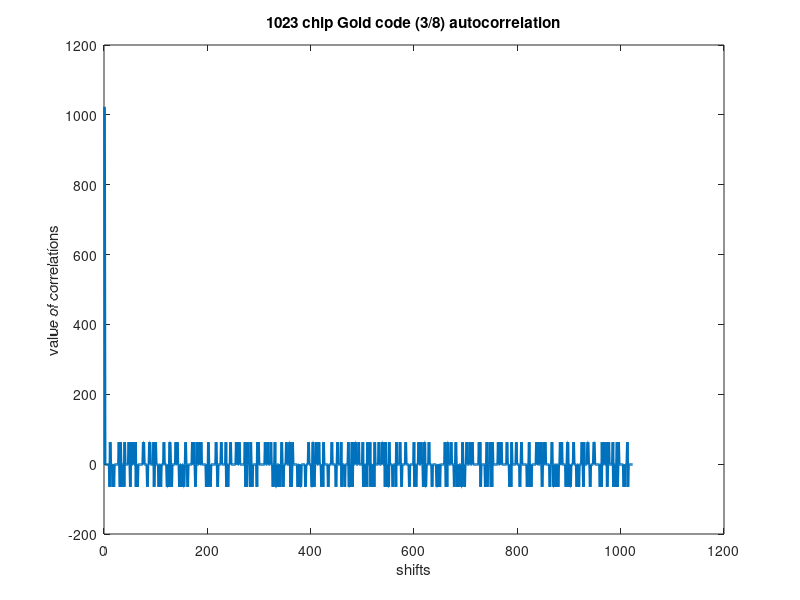
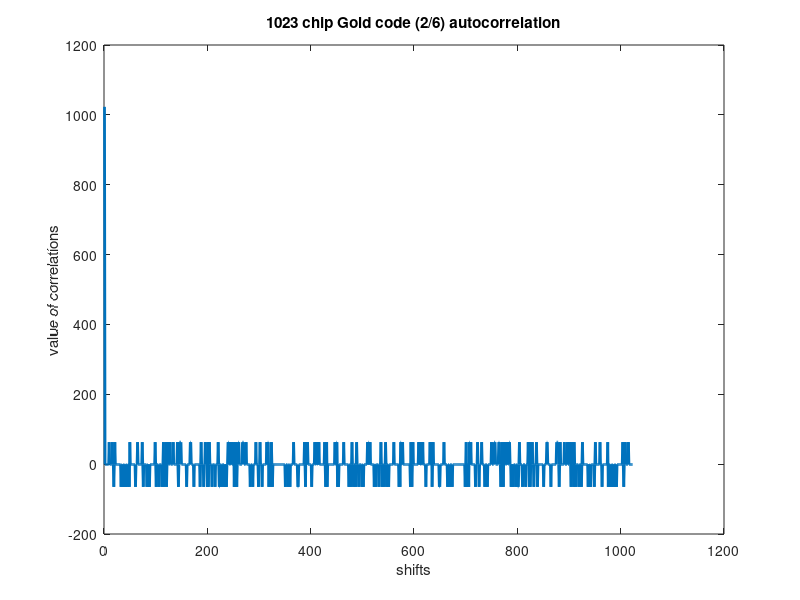
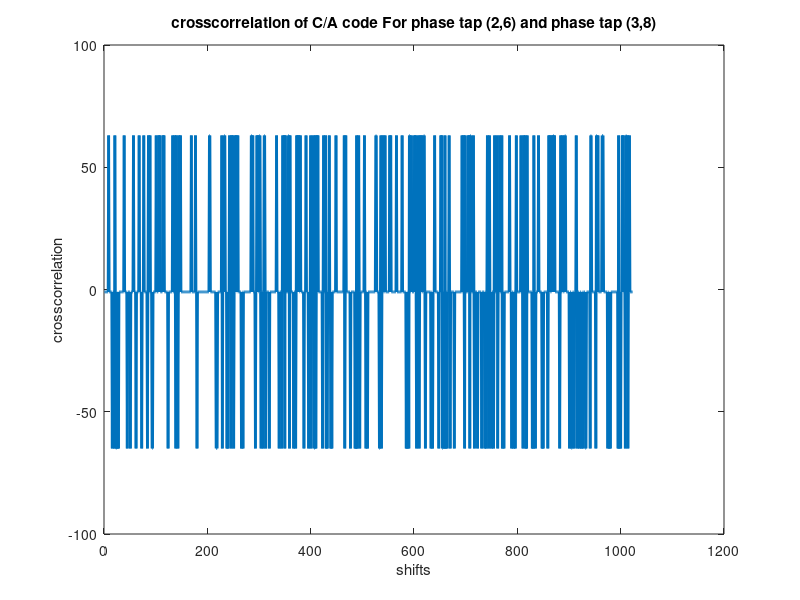

These charts were generated, in order, by the following MATLAB code:
%% Building C/A 1 and 2
SR1 = ones(1,10);    % Creating main shift register 1 
SR2 = ones(1,10);    % Creating main shift register 2

CA_code1 = []; CA_code2 = [];

for i = 1:1023                   % Iterating through each of the chips
    update_1 = xor(SR1(3), SR1(10));
    update_2 = xor(SR2(2), xor(SR2(3), xor(SR2(6), xor(SR2(8), xor(SR2(9), SR2(10))))));
    CA_code1(i) = xor( SR1(10), (xor(SR2(3) ,SR2(8))) );
    CA_code2(i) = xor( SR1(10), (xor(SR2(2) ,SR2(6))) );
    SR1 = circshift(SR1 , 1);
    SR2 = circshift(SR2 , 1);
    SR1(1) = update_1;
    SR2(1) = update_2; 
end
%% Plot first figure
autocorrelation1 = zeros(1,1023);
autocorrelation2 = zeros(1,1023);
crosscorrelation = zeros(1,1023);

for i = 1:1023
    if (CA_code1(i) == 0) 
        CA_code1(i) = -1;
    end
    
    if (CA_code2(i) == 0) 
        CA_code2(i) = -1;
    end
end

for shift = 0:1022
    %correlation for code 1
    CA_code1_shifted = circshift(CA_code1, shift);
    autocorrelation1(shift+1) = CA_code1*CA_code1_shifted';
        
    %correlation for code 2
    CA_code2_shifted = circshift(CA_code2, shift);
    autocorrelation2(shift+1) = CA_code2*CA_code2_shifted';
    
    %cross correlation
    crosscorrelation(shift+1) = CA_code2*CA_code1_shifted';
end  
%% Plot correlations
figure
plot(autocorrelation1,'linewidth',2)
title('1023 chip Gold code (3/8) autocorrelation')
xlabel('shifts');ylabel('value of correlations');

figure
plot(autocorrelation2,'linewidth',2)
title('1023 chip Gold code (2/6) autocorrelation');
xlabel('shifts');ylabel('value of correlations');
%% Plot Cross correlation
figure
plot(crosscorrelation,'linewidth',2)
title('crosscorrelation of C/A code For phase tap (2,6) and phase tap (3,8)')
xlabel('shifts','linewidth',2)
ylabel('crosscorrelation','linewidth',2)
%% End of code %%